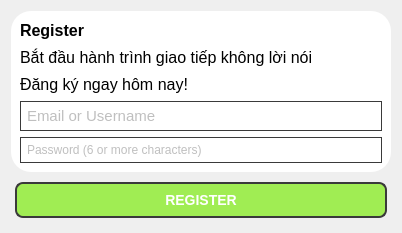
<?xml version="1.0" encoding="UTF-8"?>
<ui version="4.0">
 <class>Form</class>
 <widget class="QWidget" name="Form">
  <property name="geometry">
   <rect>
    <x>0</x>
    <y>0</y>
    <width>402</width>
    <height>233</height>
   </rect>
  </property>
  <property name="windowTitle">
   <string>HandSilent - Register</string>
  </property>
  <property name="layoutDirection">
   <enum>Qt::LeftToRight</enum>
  </property>
  <property name="styleSheet">
   <string notr="true">    QMainWindow {
        background-color: #353535;
    }
    QLabel {
        color: black;
        font-size: 16px;
    }
    QPushButton {
        background-color: #2a2a2a;
        border: 2px solid #3a3a3a;
        border-radius: 8px;
        color: white;
        font-size: 14px;
        padding: 8px;
        margin: 4px;
    }
    QPushButton:hover {
        background-color: #4a4a4a;
        border-color: #5a5a5a;
    }
    QPushButton:pressed {
        background-color: #1a1a1a;
        border-color: #3a3a3a;
    }
    QProgressBar {
        background-color: #2e2e2e;
        border-radius: 8px;
        color: white;
        font-size: 14px;
    }
    QProgressBar::chunk {
        background-color: #42a5f5;
        border-radius: 8px;
    }
    QLineEdit {
        background-color: #2e2e2e;
        border: 1px solid #3a3a3a;
        border-radius: 6px;
        color: gray;
        padding: 4px;
    }
</string>
  </property>
  <layout class="QVBoxLayout" name="verticalLayout_2">
   <item>
    <widget class="QFrame" name="frame">
     <property name="styleSheet">
      <string notr="true">background-color: rgb(255, 255, 255);
border-top-left-radius: 20px;
border-top-right-radius: 20px;
border-bottom-left-radius: 20px;
border-bottom-right-radius: 20px;</string>
     </property>
     <property name="frameShape">
      <enum>QFrame::StyledPanel</enum>
     </property>
     <property name="frameShadow">
      <enum>QFrame::Raised</enum>
     </property>
     <layout class="QVBoxLayout" name="verticalLayout">
      <item>
       <widget class="QLabel" name="label">
        <property name="font">
         <font>
          <pointsize>-1</pointsize>
          <weight>75</weight>
          <bold>true</bold>
         </font>
        </property>
        <property name="styleSheet">
         <string notr="true"/>
        </property>
        <property name="text">
         <string>Register</string>
        </property>
       </widget>
      </item>
      <item>
       <widget class="QLabel" name="label_2">
        <property name="text">
         <string>Bắt đầu hành trình giao tiếp không lời nói</string>
        </property>
       </widget>
      </item>
      <item>
       <widget class="QLabel" name="label_3">
        <property name="text">
         <string>Đăng ký ngay hôm nay!</string>
        </property>
       </widget>
      </item>
      <item>
       <widget class="QLineEdit" name="lineEdit_new_email">
        <property name="font">
         <font>
          <pointsize>11</pointsize>
         </font>
        </property>
        <property name="placeholderText">
         <string>Email or Username</string>
        </property>
       </widget>
      </item>
      <item>
       <widget class="QLineEdit" name="lineEdit_new_password">
        <property name="text">
         <string/>
        </property>
        <property name="echoMode">
         <enum>QLineEdit::Password</enum>
        </property>
        <property name="placeholderText">
         <string>Password (6 or more characters)</string>
        </property>
       </widget>
      </item>
     </layout>
    </widget>
   </item>
   <item>
    <widget class="QPushButton" name="pushButton_agree_and_join">
     <property name="font">
      <font>
       <pointsize>-1</pointsize>
       <weight>75</weight>
       <bold>true</bold>
      </font>
     </property>
     <property name="styleSheet">
      <string notr="true">background-color: rgb(160, 237, 83);</string>
     </property>
     <property name="text">
      <string>REGISTER</string>
     </property>
    </widget>
   </item>
  </layout>
 </widget>
 <resources/>
 <connections/>
</ui>
